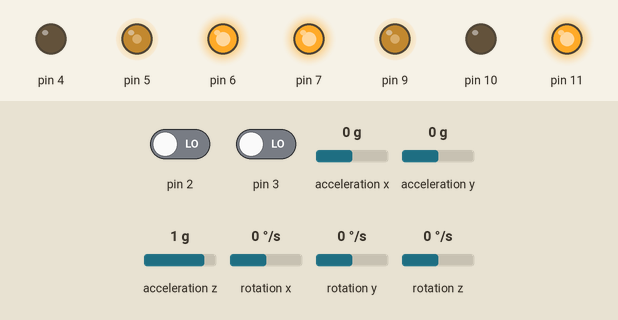
The sketch below on a simulated Arduino Uno, built with avr-gcc and run on an emulated ATmega328P. Parts: output pins drawn as LEDs (lit = HIGH). Wiring (inferred from the names in the program): MPU-6050 motion sensor at I2C address 0x68. The inputs (shaded band) are chosen by the test bench; at power-on: acceleration y 0 g, pin 2 LOW, pin 3 LOW, acceleration x 0 g, acceleration z 1 g, rotation x 0 °/s, rotation y 0 °/s, rotation z 0 °/s.

Above: at 1.3 s.
1.4 s: acceleration y set to 0.8 g
At 1.8 s:
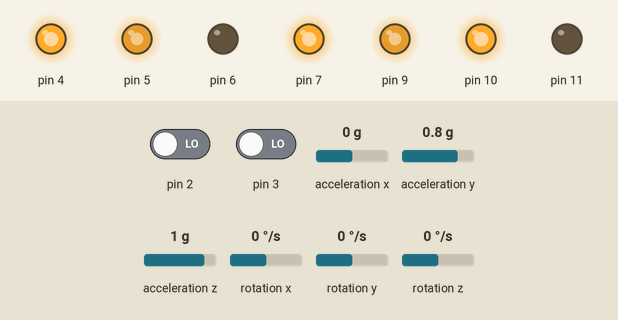
2.9 s: acceleration y set to -0.2 g
5.9 s: acceleration y set to -0.5 g
At 7.2 s:
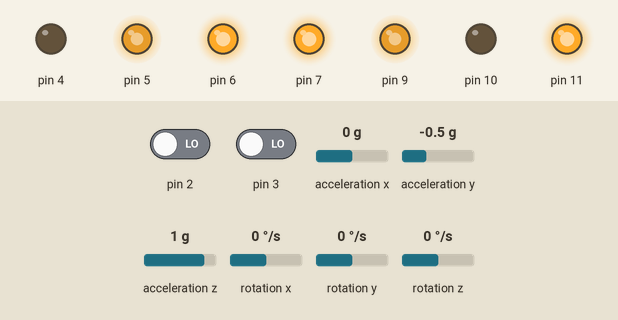
Timing chart, 0 to 8.9 s (numbered marks = the images above; inputs shaded):
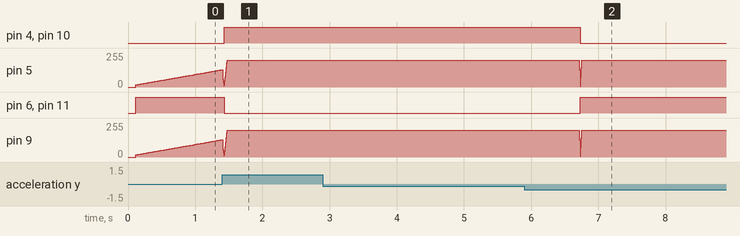

Measured:
- the behaviour switches between -0.3 and -0.4 g on acceleration y (found by bisection; images 1 and 2)
- after the input at 1.4 s, pin 4, pin 10: LOW → HIGH at once; pin 6, pin 11: HIGH → LOW at once
- after the input at 2.9 s, every drawn part: stays the same
- after the input at 5.9 s, pin 4, pin 10: HIGH → LOW after 0.83 s instead of 1.8 s; pin 6, pin 11: LOW → HIGH after 0.83 s instead of 1.8 s

The sketch:

Car_arduino.ino
```cpp
#include <MsTimer2.h>
#include <I2Cdev.h>
#include <MPU6050.h>
#include <BalanbotMotor.h>
#include <BalanbotEncoder.h>
#include <BalanbotController.h>
#include <SoftwareSerial.h>
#include <Wire.h>
#include<Kalman.h>
#include<Math.h>
//------------------------------------------------
//PID variable(phi)
float reference = 0.3;
float kp = 22;
float ki = 297;
float kd = 0.40;
//PID variable(position)
float preference = 0;
float pkp = 0; //0.12
float pki = 0;
float pkd = 0;//0.035
//-------------------------
MPU6050 accelgyro;
int16_t ax, ay, az;
int16_t gx, gy, gz;
Kalman kalmanX; // Create the Kalman instances
double accX, accY, accZ;
double gyroX;
double kalAngleX; // Calculated angle using a Kalman filter
uint32_t timer,btTimer;
uint8_t i2cData[14]; // Buffer for I2C data
//--------------------------------------------------------------
// 定義連接藍牙模組的序列埠
SoftwareSerial BTSerial(12,13); // 接收腳, 傳送腳
char val;
String recieveData = "";
bool startRecieve = false;
//------------------------

BalanbotMotor motorA;
BalanbotMotor motorB;
float maxPowerRemap = 128/100;
float dT = 0.008;
//----------------------------------------------------------------
void timerInterrupt(){
    sei();
    double phi = getPhi();
    motorA.Update(phi);
    motorB.Update(phi);
    motorA.Rotate(motorA.getEffort());
    motorB.Rotate(motorA.getEffort());
    //float speed_right = motor1.GetSpeed();
    //float speed_left = motor2.GetSpeed();
    //Serial.println(phi);
    //Serial.print(speed_right);Serial.print("\t");
    //Serial.print(speed_left);Serial.print("\t");
    //Serial.println();
    //BTSerial.println(phi);
    //BTSerial.println(motorA.GetSpeed());
}
void encoder1Interrupt(){
//Call the encoder counting function here.
  motorA.UpdateEncoder();
}

void encoder2Interrupt(){
//Call the encoder counting function here.
  motorB.UpdateEncoder();
}
//-----------------------------------------------------

void setup(){
  Serial.begin(9600);  // 與電腦序列埠連線
  BTSerial.begin(38400);
  setupMotor();        //初始化Motor
  setupMPU6050();     //設置MPU6050
  //Iitial MsTimer2 here
  MsTimer2::set(dT*1000, timerInterrupt); //設置Timer中斷
  MsTimer2::start();                    //開始MsTimer2
  btTimer=micros();
}

void loop(){
//UART and Bluetooth communication function
  updateBT();
  if((micros()-btTimer) > 100000){
    btTimer = micros();
    String info = String(kalAngleX) + ",";
    info += String(motorA.getPosError()) + ",";
    info += String(motorB.getPosError());
    //Serial.println(info);
    BTSerial.println(info);
  }

}
```

BT_Control.ino
```cpp
void updateBT(){
    while(BTSerial.available()){
        startRecieve = true;
        val=BTSerial.read();
        recieveData += val;
    }
    if(startRecieve){
        startRecieve = false;
       // Serial.println(recieveData);
        remoteControl(recieveData);
        recieveData = "";
    }
}

void remoteControl(String data) {
    for(int i=0;i<data.length();i++){
        if(data[i]<48 || data[i]>57){
          if(data[i]!='r' && data[i]!='p' && data[i]!='i' && data[i]!='d' && data[i]!='e' &&  data[i]!='o' && data[i]!='u' && data[i]!='s' && data[i]!='.' && data[i]!='-')
            return;
        }
    }

    String data_PID="";
    for(int i=1;i<data.length();i++)
        data_PID += data[i];

    switch(data[0]){
      case 'p':
        kp = data_PID.toFloat();
        break;
      case 'i':
        ki = data_PID.toFloat();
        break;
      case 'd':
        kd = data_PID.toFloat();
        break;
      case 'r':
        reference = data_PID.toFloat();
        break;
      case 'o':
        pkp = data_PID.toFloat();
        break;
      case 'u':
        pki = data_PID.toFloat();
        break;
      case 's':
        pkd = data_PID.toFloat();
        break;
      case 'e':
        preference = data_PID.toFloat();
        break;
    }
    motorA.SetControl(0,reference,kp,ki,kd);
    motorB.SetControl(0,reference,kp,ki,kd);
    motorA.SetControl(1,preference,pkp,pki,pkd);
    motorB.SetControl(1,preference,pkp,pki,pkd);

}
```

I2C.ino
```cpp
// (licence header left out)
const uint8_t IMUAddress = 0x68;   // AD0 is logic low on the PCB
const uint16_t I2C_TIMEOUT = 1000; // Used to check for errors in I2C communication

uint8_t i2cWrite(uint8_t registerAddress, uint8_t data, bool sendStop)
{
  return i2cWrite(registerAddress, &data, 1, sendStop); // Returns 0 on success
}

uint8_t i2cWrite(uint8_t registerAddress, uint8_t *data, uint8_t length, bool sendStop)
{
  Wire.beginTransmission(IMUAddress);
  Wire.write(registerAddress);
  Wire.write(data, length);
  uint8_t rcode = Wire.endTransmission(sendStop); // Returns 0 on success
  if (rcode)
  {
    Serial.print(F("i2cWrite failed: "));
    Serial.println(rcode);
  }
  return rcode; // See: http://arduino.cc/en/Reference/WireEndTransmission
}

uint8_t i2cRead(uint8_t registerAddress, uint8_t *data, uint8_t nbytes)
{
  uint32_t timeOutTimer;
  Wire.beginTransmission(IMUAddress);
  Wire.write(registerAddress);
  uint8_t rcode = Wire.endTransmission(false); // Don't release the bus
  if (rcode)
  {
    Serial.print(F("i2cRead failed: "));
    Serial.println(rcode);
    return rcode; // See: http://arduino.cc/en/Reference/WireEndTransmission
  }
  Wire.requestFrom(IMUAddress, nbytes, (uint8_t) true); // Send a repeated start and then release the bus after reading
  for (uint8_t i = 0; i < nbytes; i++)
  {
    if (Wire.available())
      data[i] = Wire.read();
    else
    {
      timeOutTimer = micros();
      while (((micros() - timeOutTimer) < I2C_TIMEOUT) && !Wire.available())
        ;
      if (Wire.available())
        data[i] = Wire.read();
      else
      {
        Serial.println(F("i2cRead timeout"));
        return 5; // This error value is not already taken by endTransmission
      }
    }
  }
  return 0; // Success
}
```

Init.ino
```cpp
void setupMotor()
{
  const int PWMA = 5, PWMB = 9;               // Speed control
  const int AIN1 = 6, BIN1 = 11;              // Direction +
  const int AIN2 = 4, BIN2 = 10;              // Direction -
  const int STBY = 7;                        // standby(停止)
  const int C1_A = A3 , C2_A = 2;             //中斷腳位
  const int C1_B = 8 , C2_B = 3;

  motorA.SetMotorPins(PWMA,AIN1,AIN2,STBY);     //設置motorA PIN腳
  motorB.SetMotorPins(PWMB,BIN1,BIN2,STBY);     //設置motorB PIN腳

  motorA.InverseRotationDirectionDefinition(false); //motorB輪子轉動方向相反(經測試得知)
  motorB.InverseRotationDirectionDefinition(true);

  motorA.SetControllerBound(200,-200,2,-2);
  motorB.SetControllerBound(200,-200,2,-2);

  motorA.SetControl(0,reference,kp,ki,kd);
  motorB.SetControl(0,reference,kp,ki,kd);

  motorA.SetControl(1,preference,pkp,pki,pkd);
  motorB.SetControl(1,preference,pkp,pki,pkd);

  motorA.SetEncoderPins(C2_A,C1_A);             //設定motorA中斷腳位
  motorB.SetEncoderPins(C2_B,C1_B);             //設定motorB中斷腳位

//設定中斷處理函式
  attachInterrupt(digitalPinToInterrupt(motorA.GetEncoderInterruptPin())
                    ,encoder1Interrupt,RISING);
  attachInterrupt(digitalPinToInterrupt(motorB.GetEncoderInterruptPin())
                    ,encoder2Interrupt,RISING);
}
```

SetupMPU6050.ino
```cpp
void setupMPU6050()
{
    Wire.begin();
    TWBR = ((F_CPU / 400000L) - 16) / 2; // Set I2C frequency to 400kHz

    i2cData[0] = 7;    // Set the sample rate to 1000Hz - 8kHz/(7+1) = 1000Hz
    i2cData[1] = 0x00; // Disable FSYNC and set 260 Hz Acc filtering, 256 Hz Gyro filtering, 8 KHz sampling
    i2cData[2] = 0x00; // Set Gyro Full Scale Range to ±250deg/s
    i2cData[3] = 0x00; // Set Accelerometer Full Scale Range to ±2g
    while (i2cWrite(0x19, i2cData, 4, false)); // Write to all four registers at once
    while (i2cWrite(0x6B, 0x01, true)); // PLL with X axis gyroscope reference and disable sleep mode

    while (i2cRead(0x75, i2cData, 1));
    if (i2cData[0] != 0x68)
    { // Read "WHO_AM_I" register
        Serial.print(F("Error reading sensor"));
        while (1);
    }

   //MPU6050 accelgyro;
   MPU6050 accelgyro(0x68); // <-- use for AD0 high
   //int16_t ax, ay, az,gx, gy, gz;
   // reset offsets
   accelgyro.setXAccelOffset(-5171);
   accelgyro.setYAccelOffset(-2497);
   accelgyro.setZAccelOffset(1409);
   accelgyro.setXGyroOffset(78);
   accelgyro.setYGyroOffset(-38);
   accelgyro.setZGyroOffset(-44);

  delay(100); // Wait for sensor to stabilize

   /* Set kalman and gyro starting angle */
  while (i2cRead(0x3B, i2cData, 6));
  accX = (int16_t)((i2cData[0] << 8) | i2cData[1]);           //X方向加速度
  accY = (int16_t)((i2cData[2] << 8) | i2cData[3]);           //Y方向加速度
  accZ = (int16_t)((i2cData[4] << 8) | i2cData[5]);           //Z方向加速度
  double roll  = atan(accY / sqrt(accX * accX + accZ * accZ)) * RAD_TO_DEG;   //傾角
  kalmanX.setAngle(roll); // Set starting angle
  timer=micros();
}


double getPhi()                                             //得到平衡車傾角
{
    while (i2cRead(0x3B, i2cData, 14));
    accX = (int16_t)((i2cData[0] << 8) | i2cData[1]);
    accY = (int16_t)((i2cData[2] << 8) | i2cData[3]);
    accZ = (int16_t)((i2cData[4] << 8) | i2cData[5]);
    gyroX = (int16_t)((i2cData[8] << 8) | i2cData[9]);

    double dt = (double)(micros() - timer) / 1000000; // Calculate delta time
    timer = micros();

    double roll  = atan(accY / sqrt(accX * accX + accZ * accZ)) * RAD_TO_DEG;   //Roll角
    double gyroXrate = gyroX / 131.0;           //32767/250，預設精度為+-250
    kalAngleX = kalmanX.getAngle(roll, gyroXrate, dt); // Calculate the angle using a Kalman filter

    return kalAngleX;


}
```
